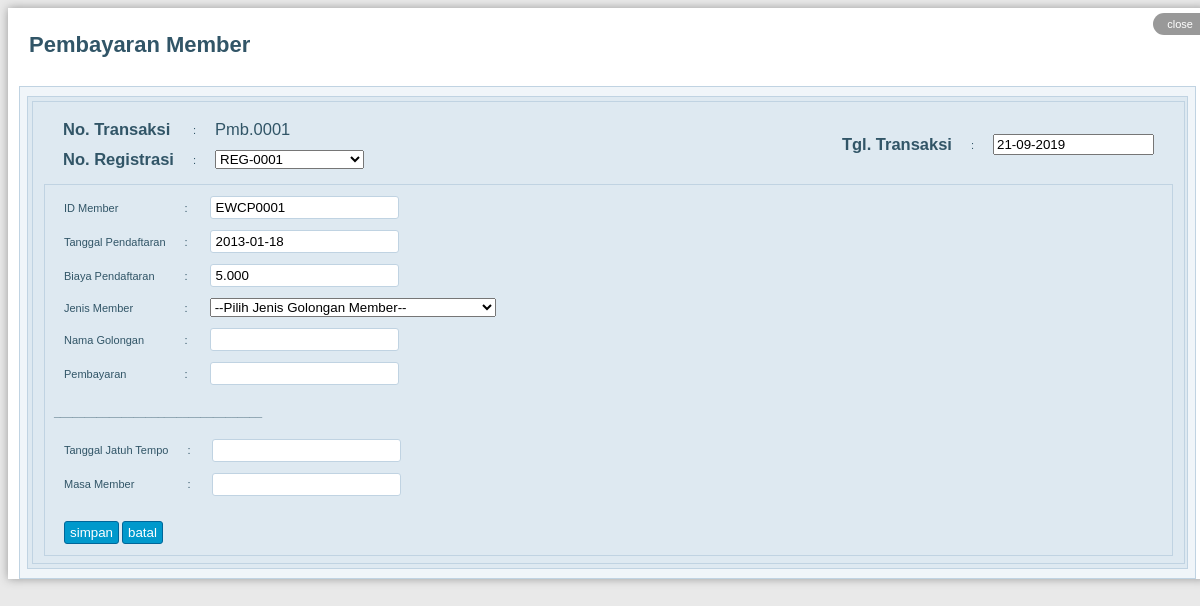
Screenshot of /admin/form_pembayaran.php?kode=REG-0001 with the database file from the repository.
### tables this page shows
CREATE TABLE `registrasi` (
  `no_registrasi` varchar(20) NOT NULL,
  `id_member` varchar(20) NOT NULL,
  `nama_member` varchar(50) NOT NULL,
  `nama_golongan` varchar(40) NOT NULL,
  `tanggal_pendaftaran` date NOT NULL,
  `biaya_pendaftaran` double(30,0) NOT NULL,
  `biaya_member` double(30,0) NOT NULL,
  PRIMARY KEY  (`no_registrasi`)
);

### admin/library/fungsi_standar.php (called while the page is built, shortened)
<?php
function digit($data){
		$input=$data;
		$panjang=strlen($input);
if ($panjang==0)
{
	return $input;
}
elseif ($panjang < 4)
{
	return $input;
}
else
{
		$n=$panjang-1;
		$point=1;
		$j=1;
		$teks=array();
	for ($i=$n;$i>0;$i--)
	{
		if($point==3)
		{
			$teks["$j"]=substr($input,$i,3);
			$point=0;
			$j++;
			$g=$i;
		}
		$point++;
	}
	$input= substr($input,0,$g);
	for ($k=$j;$k>0;$k--)
	{
		if ($k==1){
			$input=$input. $teks["$k"];
		}else{
			$input=$input. $teks["$k"].".";
		}
	}
	return $input;
}
}
?>

### admin/form_pembayaran.php (the view, shortened to what this page needs)
<?php
require_once "library/fungsi_standar.php";
if(isset($_POST['kode'])){
	$kode = $_POST['kode'];
}else{
	$kode = $_REQUEST['kode'];
}
$id = $_GET["kode"];
	$jenis = "Pmb.0";
	$query = "SELECT max(no_transaksi) as maxID FROM pembayaran WHERE no_transaksi LIKE '$jenis%'";
	$hasil = mysql_query($query);
	$data  = mysql_fetch_array($hasil);
	$idMax = $data['maxID'];
	$noUrut = (int) substr($idMax, 4, 4);
	$noUrut++;
	$newID = $jenis . sprintf("%03s", $noUrut);
?>
<!DOCTYPE html PUBLIC "-//W3C//DTD XHTML 1.0 Transitional//EN" "http://www.w3.org/TR/xhtml1/DTD/xhtml1-transitional.dtd">
<html xmlns="http://www.w3.org/1999/xhtml">
<head>
<link rel="stylesheet" href="style/style_form_transaksi.css" type="text/css"  />
<link rel="stylesheet" href="JQuery-UI-1.8.17.custom/development-bundle/themes/ui-lightness/jquery.ui.all.css">
<link rel="stylesheet" href="JQuery-UI-1.8.17.custom/development-bundle/demos/demos.css">
<link rel="stylesheet" href="JQuery-UI-1.8.17.custom/validationEngine/css/validationEngine.jquery.css" type="text/css"/>
<link rel="stylesheet" href="JQuery-UI-1.8.17.custom/validationEngine/css/template.css" type="text/css"/>
</head>
<body>
<div id="page">
<a href="index.php?halaman=pembayaran"><div id="keluar">close</div></a>
<div class="header"><h1>Pembayaran Member</h1></div>
<div class="halaman">
  <div class="tengah">
    <div class="batas_isi">
      <div class="isi">
        <table width="1155" border="0" cellpadding="0" cellspacing="1">
          <tr>
            <td><form id="formID" name="form" method="post" action="proses.php">
                <table width="100%" border="0">
                  <tr>
                    <td width="50%" id="noborder" ><table border="0" cellpadding="0" cellspacing="1">
                       <tr>
                        <td id="noborder"><span class="style2">No. Transaksi</span> </td>
                        <td id="noborder">:</td>
                        <td id="noborder"><span class="style4">
                            <input name="no_trans" type="hidden" value="<?php echo $newID; ?>" /><?php echo $newID; ?></span>
                            </td>
                      </tr>
			<tr>
			<td id="noborder"><span class="style2">No. Registrasi</td>
			 <td id="noborder">:</td>
			<td id="noborder"><select name="no_reg" onChange="javascript:goToPage2();">
			<?php
			$sqlp = "SELECT * FROM registrasi  ORDER BY no_registrasi";
			$qryp = mysql_query($sqlp, $conn)
				or die ("SQL ERROR".mysql_error());
				while ($datap = mysql_fetch_array($qryp)){
				if ($datap['no_registrasi'] == $kode) {
					$cek = "selected";
				}
				else {
					$cek = "";
				}
				echo "<option value='?
					kode=$datap[no_registrasi]' $cek>
					$datap[no_registrasi]
					</option>";
				}
			?>
			</select>
			</td>
			</tr>
			<?php
				$query2 = "SELECT * FROM registrasi WHERE no_registrasi='$id'";
			$hasil2 = mysql_query($query2) or die('Query gagal');;
			$baris=mysql_fetch_array($hasil2);
		?>
		</table></td>
                    <td width="50%" id="noborder" ><table border="0" align="right" cellpadding="0" cellspacing="1">
                      <tr>
                        <td id="noborder"><span class="style2">Tgl. Transaksi</span></td>
                        <td id="noborder">:</td><td id="noborder"><input type="text" name="tgl_trans" id="datepicker2" size="17" value="<?php echo date(d)."-".date(m)."-".date(Y);?>" /></td>
                      </tr>
                    </table></td>
                  </tr>
                </table>
                <table width="100%" border="0">
                  <tr>
                    <td><table border="0" cellpadding="0" cellspacing="1">
                      <tr>
                        <td id="noborder">ID Member</td>
                        <td id="noborder">:</td>
                        <td id="noborder"><input type="text" name="id_mem" id="input"  value="<?php echo $baris[id_member]; ?>" />
                        </td>
                      </tr>
                      <tr>
                        <td id="noborder">Tanggal Pendaftaran</td>
                        <td id="noborder">:</td>
                        <td id="noborder"><label>
                          <input type="text" name="tgl_pend" id="datepicker"  value="<?php echo $baris[tanggal_pendaftaran]; ?>" />
                        </label></td>
                      </tr>
                      <tr>
                        <td id="noborder">Biaya Pendaftaran</td>
                        <td id="noborder">:</td>
                        <td id="noborder"><label>
                          <input type="text" name="alamat_mem" id="input" value="<?php echo digit($baris['biaya_pendaftaran']); ?>" />
                        </label></td>
                      </tr>
                     <tr>
                          <td id="noborder">Jenis Member</td>
                          <td id="noborder">:</td>
                          <td id="noborder">&nbsp<select name="id_gol" id="select2" for >
                              <option>--Pilih Jenis Golongan Member--</option>
                          </select></td>
                        </tr>
                      <tr>
                        <td id="noborder">Nama Golongan</td>
                        <td id="noborder">:</td>
                        <td id="noborder"><label>
                          <input type="text" name="nama_gol" id="input" />
                        </label></td>
                      </tr>
                      <tr>
                        <td id="noborder">Pembayaran</td>
                        <td id="noborder">:</td>
                        <td id="noborder"><label>
                          <input type="text" name="biaya_pem" id="input" />
                        </label></td>
                      </tr>
		    </table>
			<table border="0" cellspacing="1" cellpadding="0">
                        <h4>__________________________________</h4>
                      <tr>
                        <td id="noborder">Tanggal Jatuh Tempo</td>
                        <td id="noborder">:</td>
                        <td id="noborder"><label>
                          <input type="text" name="tgl_tempo" id="datepicker1" />
                        </label></td>
                        <tr>
                          <td id="noborder">Masa Member</td>
                          <td id="noborder">:</td>
                          <td id="noborder"><label>
                            <input type="text" name="masa_mem" id="input"  />
                          </label></td>
                        </tr>
                      </table>
                      <table border="0" cellspacing="1" cellpadding="0">
                        <tr>
                          <td id="noborder"><input type="submit" name="simpan" id="tombol" value="simpan" />
                              <input type="reset" name="batal" id="tombol" value="batal" />
                          </td>
                        </tr>
                      </table>
                      </td>
                  </tr>
                </table>
                </form></td>
            </tr>
        </table>
      </div>
    </div>
  </div>
</div>
</div>
</body>
</html>

### admin/style/style_form_transaksi.css (style rules this page uses)
a { text-decoration:none; color:#09F; }
#input { padding:3px 5px; margin:0px 3px; border:1px solid #c0d3e2; border-radius:3px; }
#tombol { color:#FFF; padding:3px 5px; background-color:#09C; border:1px solid #069; border-radius:3px; }
body { color:#333; background-color:#e9e9e9; font-size:12px; font-family:Verdana, Geneva, sans-serif; }
#keluar { color:#FFF; padding:5px 14px; background-color:#999; border-top-left-radius:14px; border-bottom-left-radius:14px; margin-top:5px; float:right; }
#page { width:1199px; margin-left:auto; margin-right:auto; background-color:#FFF; box-shadow: 0px 0px 9px #999; }
.header { width:1000px; padding:9px 21px; background-color:#FFF; }
.halaman { width:1189px; margin-left:auto; margin-right:auto; margin-top:0px; margin-bottom:9px; }
.halaman .tengah { width:1175px; margin-top:5px; margin-left:auto; margin-right:auto; margin-bottom:9px; border:1px solid #c0d3e2; background-color:#f0f5f9; }
.batas_isi { width:1159px; margin-top:9px; margin-bottom:9px; margin-left:auto; margin-right:auto; background-color:#dee9f1; border:1px solid #c0d3e2; }
.isi { padding:3px; }

### admin/form_pembayaran.php (style rules this page uses)
#formID { border:none; margin:0px; padding:0px; }
td { padding:5px 9px; border:1px solid #c0d3e2; }
body { color:#315567; background-color:#e9e9e9; font-size:11px; font-family:Verdana, Geneva, sans-serif; }
#datepicker { padding:3px 5px; margin:0px 3px; border:1px solid #c0d3e2; border-radius:3px; }
#datepicker1 { padding:3px 5px; margin:0px 3px; border:1px solid #c0d3e2; border-radius:3px; }
#noborder { border:none; }
.style2 { font-size: 1.5em; font-weight: bold; }
.style4 { font-size: 1.5em }

### rows the page displays
registrasi: id_mem "EWCP0001", tgl_pend "2013-01-18", alamat_mem "5.000"

### other values shown
$newID "Pmb.0001"
form field no_reg "REG-0001"
